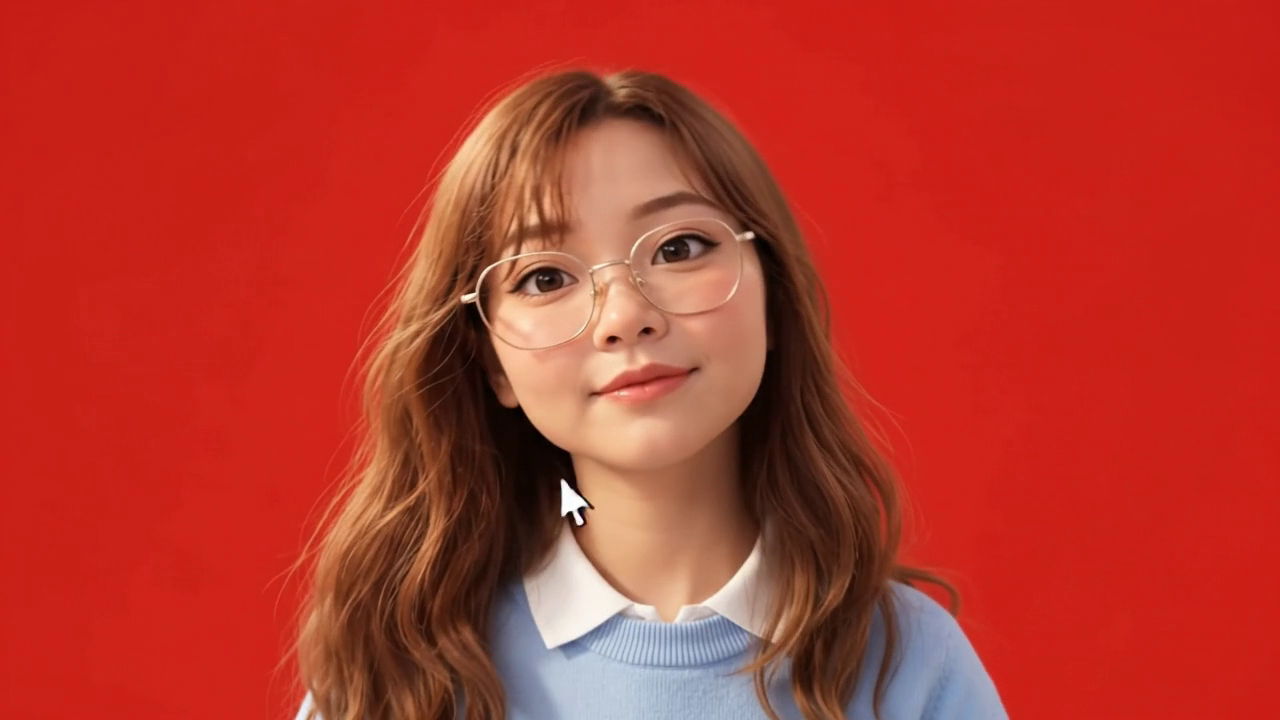
#> input picture frame 80 of <b>character.mp4<:b>/Character_tracking_cursor_animation_20260924223929.mp4, 1280 x 720 px
$ python crop_faces.py
#> lines starting #> are read from the running program, lines starting #| are printed output that depends on the picture
import cv2
import numpy as np

cap = cv2.VideoCapture('<b>character.mp4<:b>/Character_tracking_cursor_animation_20260924223929.mp4')

# Let's crop the head/face region (e.g. y: 20 to 520, x: 450 to 830)
# and save each frame from 80 to 239 with 2-frame step
import os
os.makedirs('scratch/face_crops', exist_ok=True)

rows = []
cur_row = []
for f in range(80, 240, 2):
    cap.set(cv2.CAP_PROP_POS_FRAMES, f)
    ret, frame = cap.read()
    if not ret:
        break
    crop = frame[50:480, 480:800] # face area
    crop_small = cv2.resize(crop, (120, 160))
    cv2.putText(crop_small, f"{f}", (5, 25), cv2.FONT_HERSHEY_SIMPLEX, 0.7, (0, 255, 255), 2)
    cur_row.append(crop_small)
    if len(cur_row) == 10:
        rows.append(np.hstack(cur_row))
        cur_row = []

if cur_row:
    while len(cur_row) < 10:
        cur_row.append(np.zeros_like(rows[0][:, :120]))
    rows.append(np.hstack(cur_row))

sheet = np.vstack(rows)
cv2.imwrite('scratch/face_sheet_80_240.jpg', sheet)
cap.release()
print("Saved face_sheet_80_240.jpg")

$ run again, starting later in the video
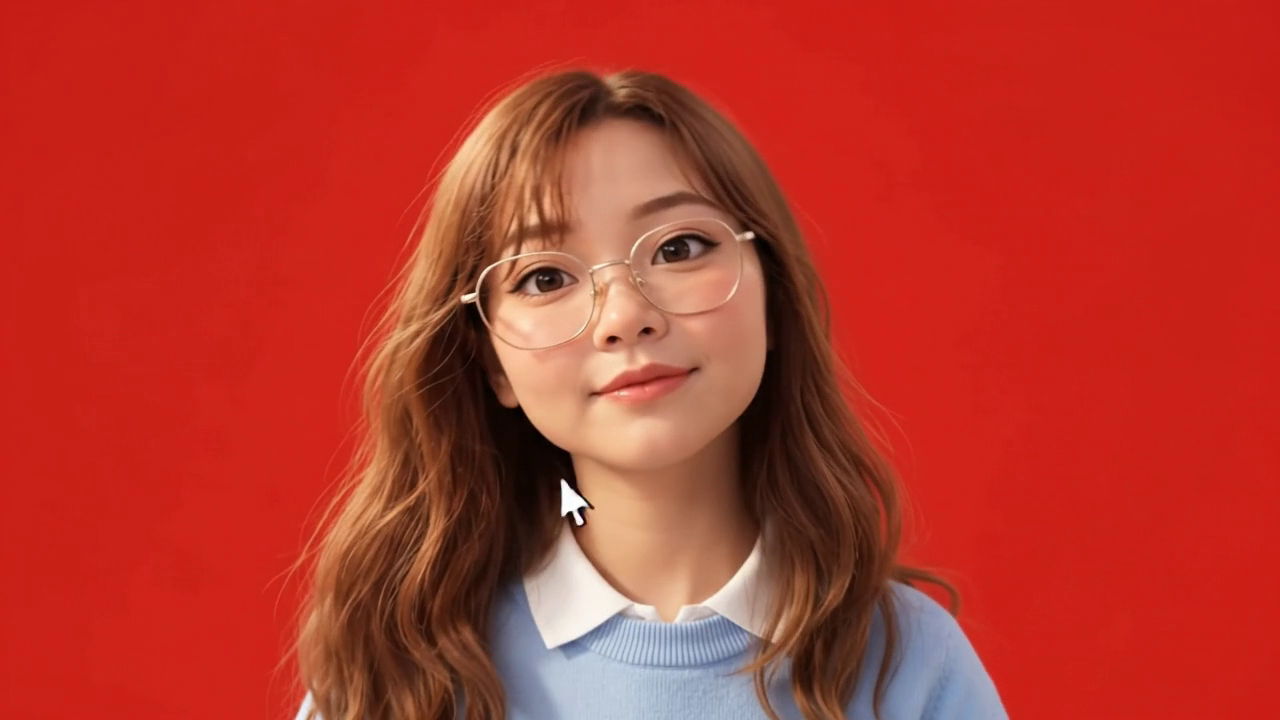
#> input picture frame 80 of <b>character.mp4<:b>/Character_tracking_cursor_animation_20260924223929.mp4, 1280 x 720 px

$ run again, starting later in the video
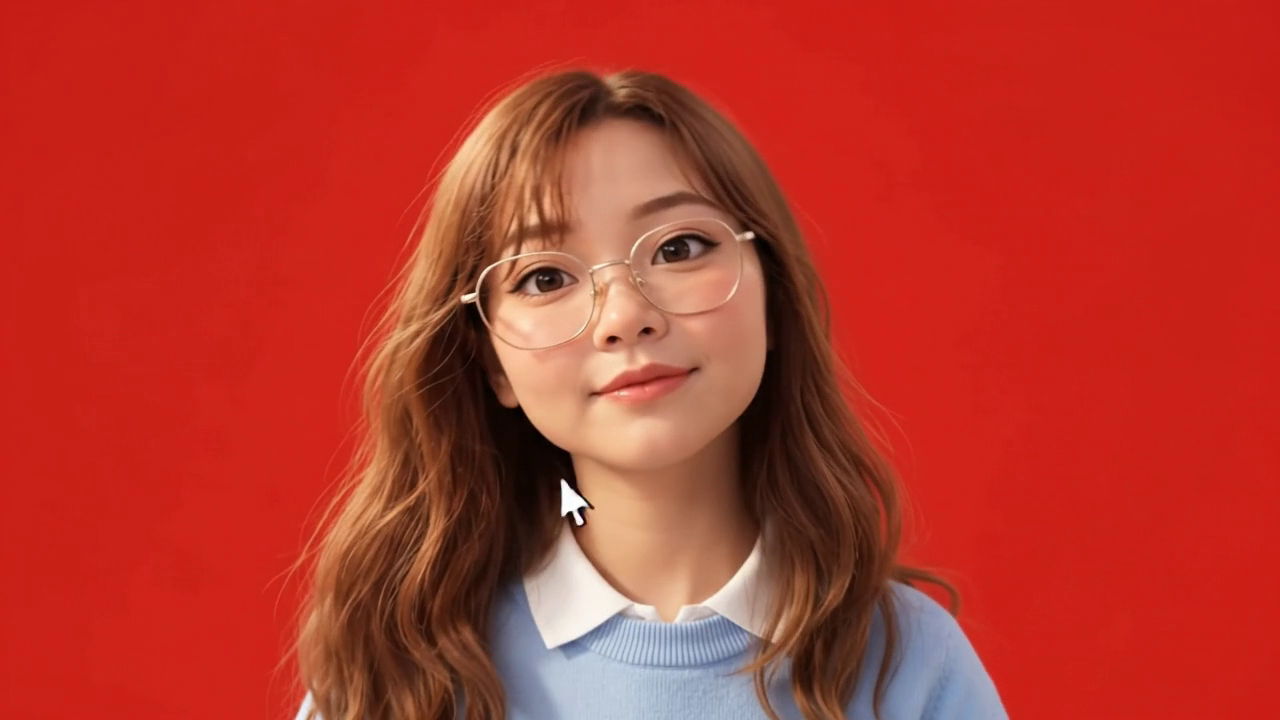
#> input picture frame 80 of <b>character.mp4<:b>/Character_tracking_cursor_animation_20260924223929.mp4, 1280 x 720 px
